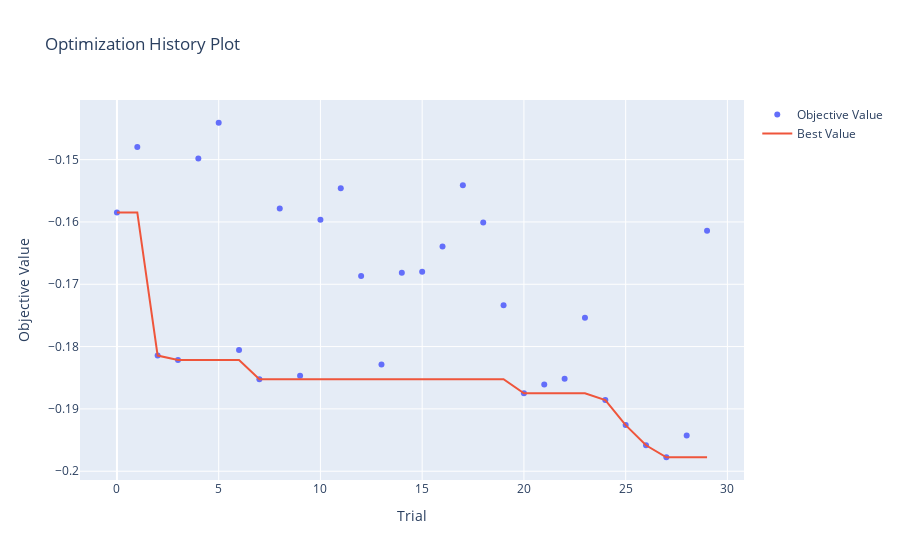
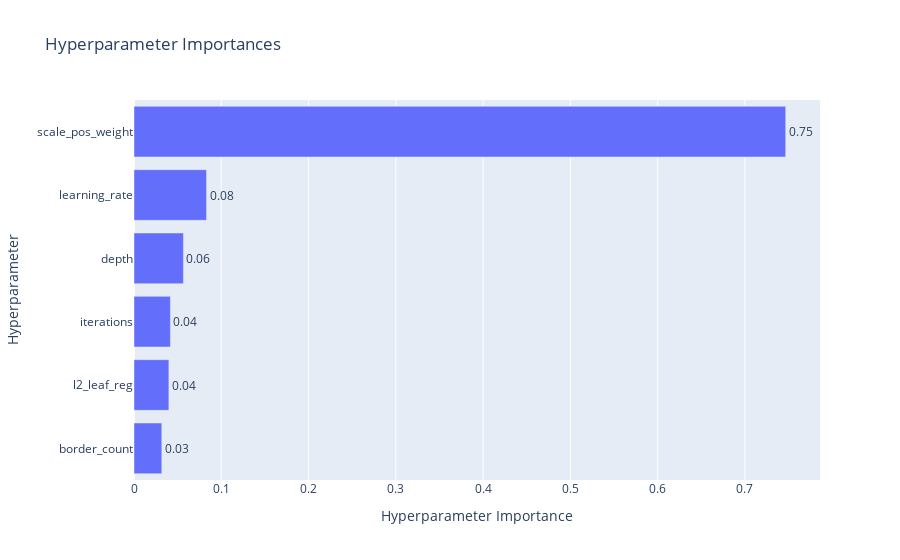

The notebook cell these images were saved under, in order:
### Code cell
from catboost import CatBoostClassifier
from sklearn.model_selection import StratifiedKFold
from sklearn.metrics import f1_score, roc_auc_score
import optuna

# Список категориальных признаков
categorical_features = ["utm_source", "utm_medium", "traffic_type_cat", "device_browser", "geo_country", "geo_city"]

# Функция для Optuna
def objective(trial):
    params = {
        "iterations": trial.suggest_int("iterations", 100, 500),
        "depth": trial.suggest_int("depth", 4, 10),
        "learning_rate": trial.suggest_float("learning_rate", 0.01, 0.3),
        "l2_leaf_reg": trial.suggest_float("l2_leaf_reg", 1e-8, 10.0),
        "border_count": trial.suggest_int("border_count", 32, 255),
        "scale_pos_weight": trial.suggest_float("scale_pos_weight", 50.0, 100.0),
        "random_state": 42,
        "verbose": False,
        "cat_features": categorical_features  # Важно!
    }

    model = CatBoostClassifier(**params)

    cv = StratifiedKFold(n_splits=3, shuffle=True, random_state=42)
    f1_scores = []

    for train_idx, val_idx in cv.split(X_train, y_train):
        X_tr, y_tr = X_train.iloc[train_idx], y_train.iloc[train_idx]
        X_val, y_val = X_train.iloc[val_idx], y_train.iloc[val_idx]

        model.fit(X_tr, y_tr, eval_set=(X_val, y_val), early_stopping_rounds=50)
        y_pred_proba = model.predict_proba(X_val)[:, 1]
        y_pred = (y_pred_proba > 0.5).astype(int)

        # Логирование метрик
        trial.set_user_attr("roc_auc", roc_auc_score(y_val, y_pred_proba))
        trial.set_user_attr("f1", f1_score(y_val, y_pred))

        f1_scores.append(f1_score(y_val, y_pred))

    return -np.mean(f1_scores)

# Запуск Optuna
study_catboost = optuna.create_study(direction="minimize")
study_catboost.optimize(objective, n_trials=30)

# Обучение лучшей модели
best_params_catboost = study_catboost.best_params
best_model_catboost = CatBoostClassifier(**best_params_catboost, cat_features=categorical_features, verbose=False)
best_model_catboost.fit(X_train, y_train)

# Оценка
y_proba_catboost = best_model_catboost.predict_proba(X_test)[:, 1]
optimal_threshold_catboost = find_optimal_threshold(y_test, y_proba_catboost)
y_pred_catboost = (y_proba_catboost > optimal_threshold_catboost).astype(int)

# Вывод метрик
print(f"ROC-AUC: {roc_auc_score(y_test, y_proba_catboost):.4f}")
print(f"PR-AUC: {average_precision_score(y_test, y_proba_catboost):.4f}")
print(f"Precision: {precision_score(y_test, y_pred_catboost):.4f}")
print(f"Recall: {recall_score(y_test, y_pred_catboost):.4f}")
print(f"F1: {f1_score(y_test, y_pred_catboost):.4f}")

# 7. Визуализации
fig = plot_optimization_history(study_catboost)
fig.show()

fig = plot_param_importances(study_catboost)
fig.show()

### Figure 1 — Plotly figure (JSON) as saved in the notebook; plotly's stock layout.template omitted (floating-point values rounded to 4 significant figures)
{"data": [{"mode": "markers", "name": "Objective Value", "type": "scatter", "x": [0, 1, 2, 3, 4, 5, 6, 7, 8, 9, 10, 11, 12, 13, 14, 15, 16, 17, 18, 19, 20, 21, 22, 23, 24, 25, 26, 27, 28, 29], "y": [-0.1585, -0.148, -0.1814, -0.1822, -0.1498, -0.1441, -0.1805, -0.1852, -0.1579, -0.1847, -0.1596, -0.1546, -0.1687, -0.1829, -0.1682, -0.168, -0.1639, -0.1541, -0.1601, -0.1734, -0.1875, -0.1861, -0.1851, -0.1754, -0.1886, -0.1926, -0.1958, -0.1978, -0.1943, -0.1614]}, {"mode": "lines", "name": "Best Value", "type": "scatter", "x": [0, 1, 2, 3, 4, 5, 6, 7, 8, 9, 10, 11, 12, 13, 14, 15, 16, 17, 18, 19, 20, 21, 22, 23, 24, 25, 26, 27, 28, 29], "y": [-0.1585, -0.1585, -0.1814, -0.1822, -0.1822, -0.1822, -0.1822, -0.1852, -0.1852, -0.1852, -0.1852, -0.1852, -0.1852, -0.1852, -0.1852, -0.1852, -0.1852, -0.1852, -0.1852, -0.1852, -0.1875, -0.1875, -0.1875, -0.1875, -0.1886, -0.1926, -0.1958, -0.1978, -0.1978, -0.1978]}, {"marker": {"color": "#cccccc"}, "mode": "markers", "name": "Infeasible Trial", "showlegend": false, "type": "scatter", "x": [], "y": []}], "layout": {"title": {"text": "Optimization History Plot"}, "xaxis": {"title": {"text": "Trial"}}, "yaxis": {"title": {"text": "Objective Value"}}}}

### Figure 2 — Plotly figure (JSON) as saved in the notebook; plotly's stock layout.template omitted (floating-point values rounded to 4 significant figures)
{"data": [{"cliponaxis": false, "hovertemplate": ["border_count (IntDistribution): 0.03183826113738911<extra></extra>", "l2_leaf_reg (FloatDistribution): 0.03996535312661948<extra></extra>", "iterations (IntDistribution): 0.04173208262401156<extra></extra>", "depth (IntDistribution): 0.05663466063073853<extra></extra>", "learning_rate (FloatDistribution): 0.08309766525010209<extra></extra>", "scale_pos_weight (FloatDistribution): 0.7467319772311394<extra></extra>"], "name": "Objective Value", "orientation": "h", "text": ["0.03", "0.04", "0.04", "0.06", "0.08", "0.75"], "textposition": "outside", "type": "bar", "x": [0.03184, 0.03997, 0.04173, 0.05663, 0.0831, 0.7467], "y": ["border_count", "l2_leaf_reg", "iterations", "depth", "learning_rate", "scale_pos_weight"]}], "layout": {"title": {"text": "Hyperparameter Importances"}, "xaxis": {"title": {"text": "Hyperparameter Importance"}}, "yaxis": {"title": {"text": "Hyperparameter"}}}}
